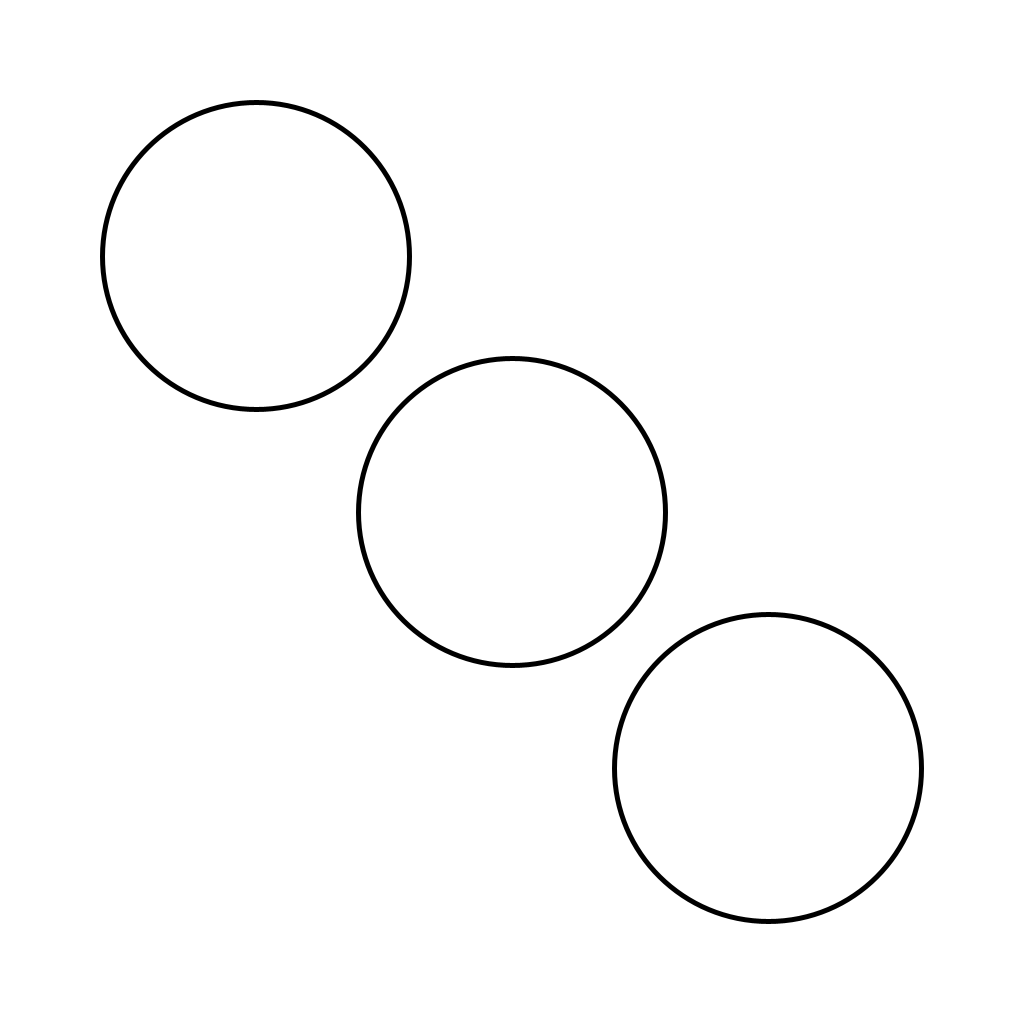
Frame 1 (no input)
Frame 60 (the mouse pressed at the canvas centre just before this capture): identical to frame 1, image omitted
Frame 120 (the mouse held since frame 60 and released just before this capture): identical to frame 1, image omitted

The Processing sketch that drew this single still picture (run headless with seeded random() and noise(); from frame 60 on, the mouse is pressed at the canvas centre):

// Processing sketch: lec7_231009a_coinFlips
// ── lec7_231009a_coinFlips.pde
boolean lightMode;
boolean correct;
int copies;

color paper, ink;

void setup(){
  size(1024, 1024);
  
  lightMode = random(1) < 0.95; // 95% chance
  //lightMode = true;
  println("lightMode:", lightMode);
  
  correct = random(1) < 0.50; // 50% chance
  //correct = true;
  println("correct:", correct);
  
  // random(0, 3) => [0..3)
  // int([0..3)) => {0, 1, 2}
  // {0, 1, 2} + 1 => {1, 2, 3}
  copies = int(random(0, 3)) + 1;
  //copies = 3;
  println("copies:", copies);
  
  paper = lightMode ? #ffffff : #000000;
  
  if(lightMode){
    // light mode
    ink  = #000000; // black
  } else if (correct) {
    // dark mode and correct
    ink = #00ff00; // green
  } else {
    // dark mode and incorrect
    ink = #ff0000; // red
  }
  
}

void draw(){
  background(paper);
  stroke(ink);
  noFill();
  strokeWeight(5);
  
  // intentionally lacking break statements
  switch(copies){
    case 3:
      drawShape(width * .25, height * .25, width * .15);
    case 2: 
      drawShape(width * .50, height * .50, width * .15);
    case 1:
      drawShape(width * .75, height * .75, width * .15);
  }
  
  if(frameCount == 1){
    saveImage();
  }
}

void drawShape(float x, float y, float radius){
  if(correct){
    circle(x, y, radius * 2);
  } else {
    line(x - radius, y - radius, x + radius, y + radius);
    line(x - radius, y + radius, x + radius, y - radius);
  }
}

void saveImage(){
  String name = "";
    
  // equivalent to ternary statements below
  //if(lightMode){
  //  name += "1";
  //} else {
  //  name += "0";
  //}
  
  name += lightMode ? "1" : "0";
  name += correct ? "1" : "0";
  name += copies;
  
  save(name + ".png");
  println("saved as " + name + ".png");
}
